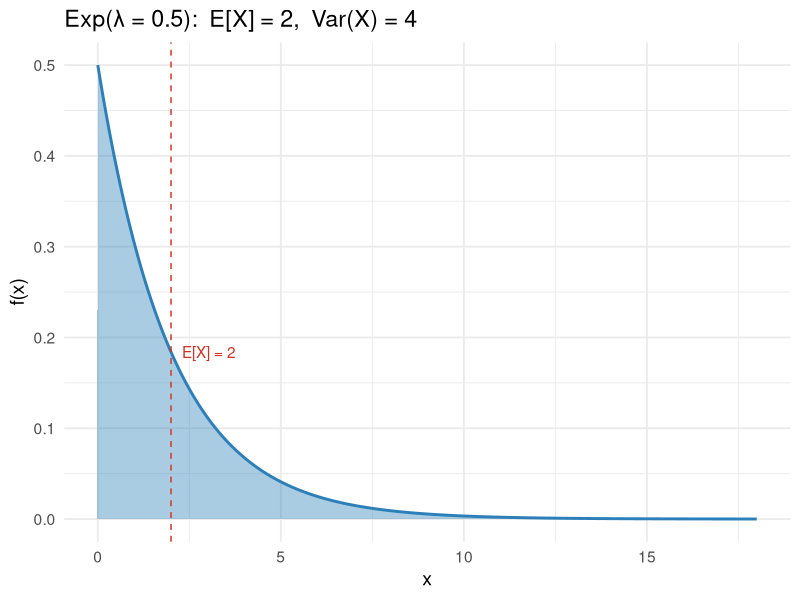
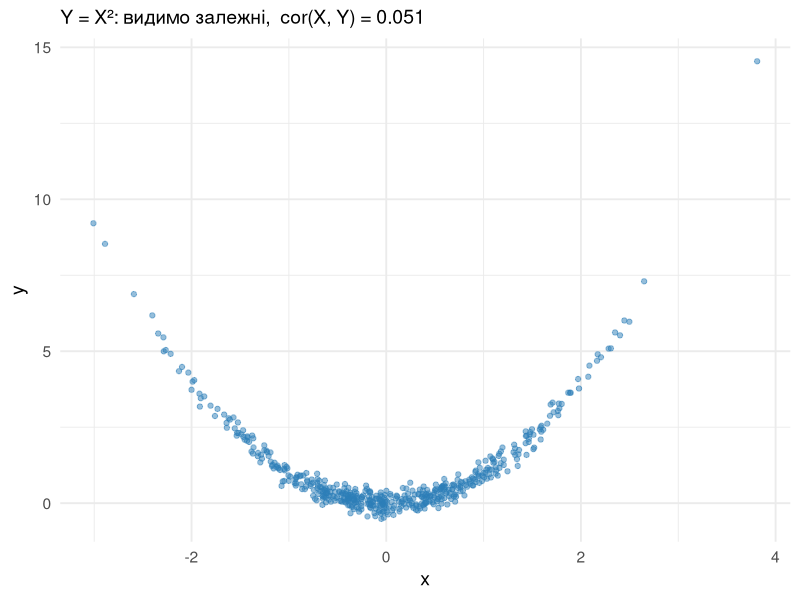
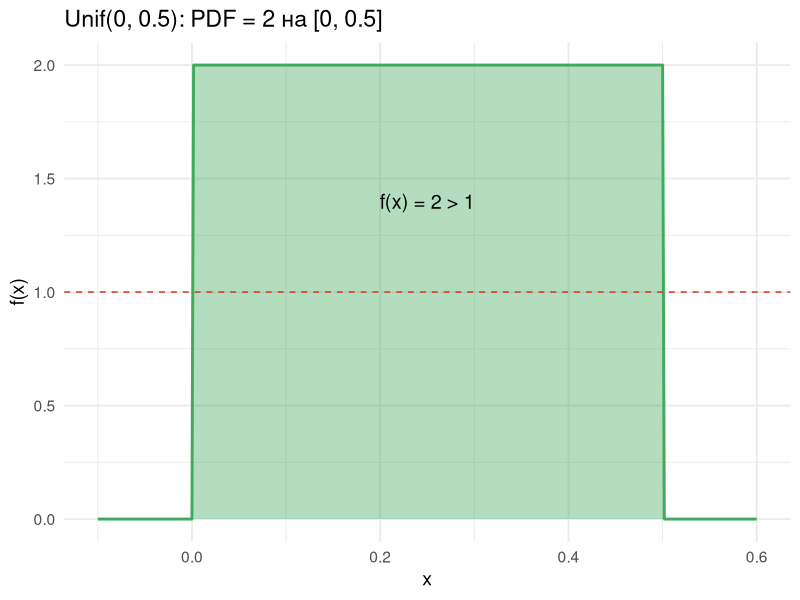
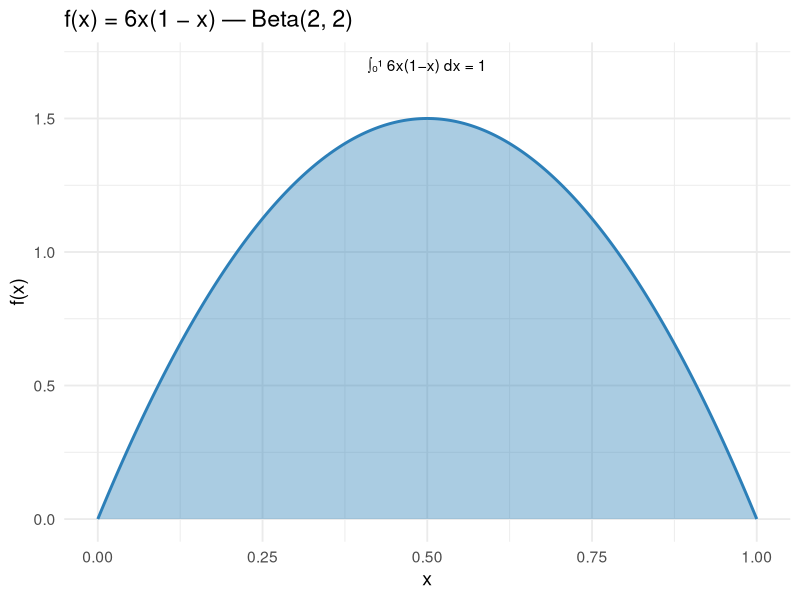
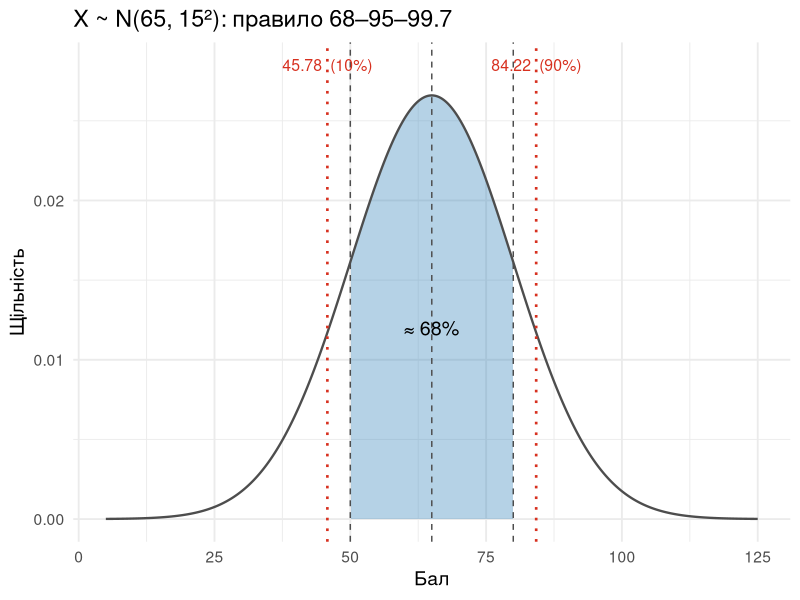
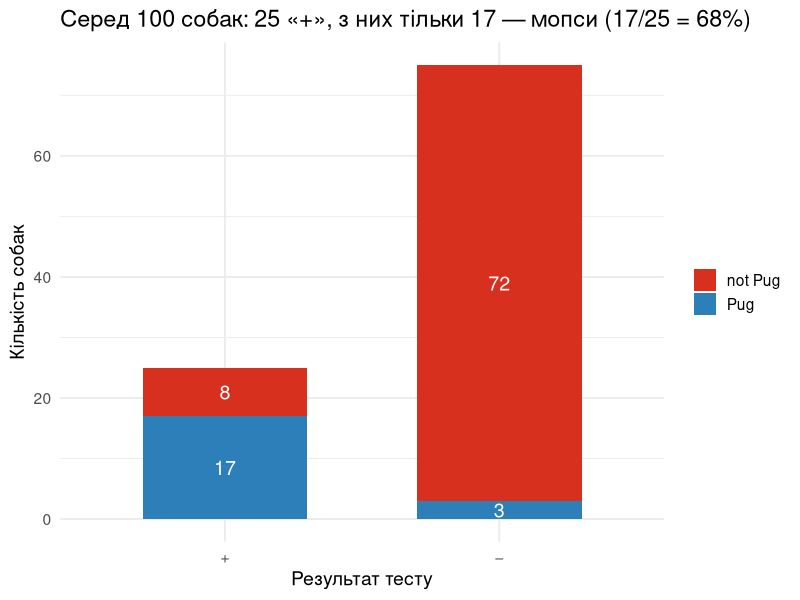
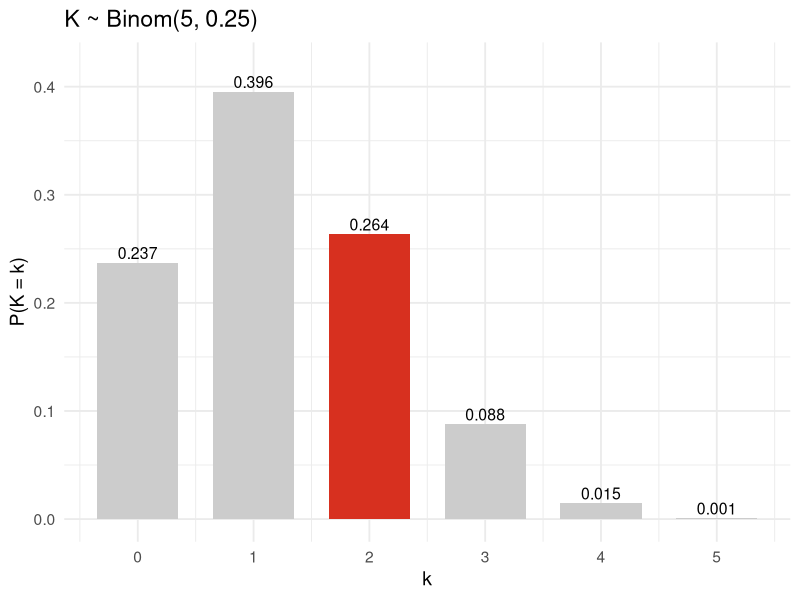
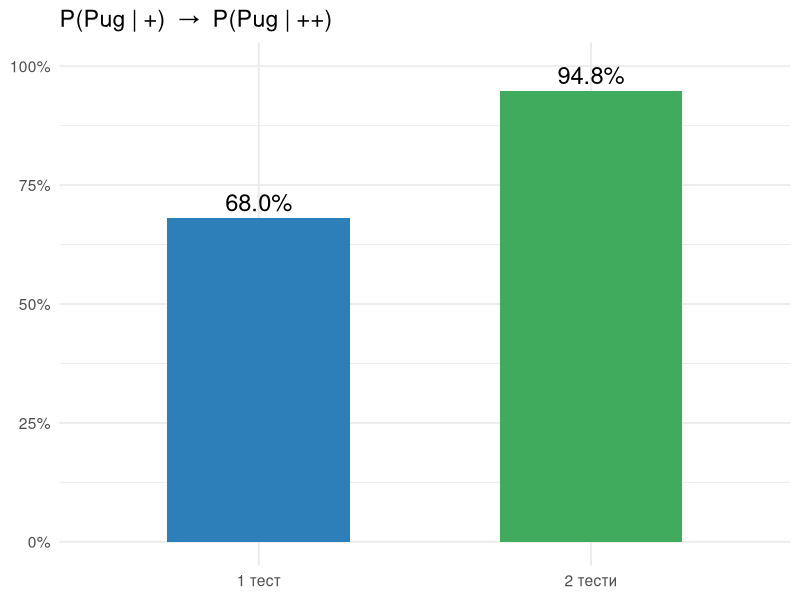

Source code (R) for these figures, in order:
## ---- chunk 1
#| label: setup
#| include: false
library(tidyverse)
library(scales)

theme_set(theme_minimal(base_size = 14))

blue   <- "#2C7FB8"
red    <- "#D7301F"
green  <- "#41AB5D"
grey_d <- "grey30"
grey_l <- "grey80"
## ---- chunk 2
#| fig-width: 8
#| fig-height: 3.6
lambda <- 0.5
tibble(x = seq(0, 18, length.out = 400),
       density = dexp(x, rate = lambda)) |>
  ggplot(aes(x, density)) +
  geom_area(fill = blue, alpha = 0.4) +
  geom_line(color = blue, linewidth = 1) +
  geom_vline(xintercept = 1/lambda, color = red, linetype = "dashed") +
  annotate("text", x = 1/lambda + 0.3, y = dexp(1/lambda, lambda),
           label = "E[X] = 2", hjust = 0, color = red) +
  labs(title = "Exp(λ = 0.5):  E[X] = 2,  Var(X) = 4",
       x = "x", y = "f(x)")
## ---- chunk 3
#| fig-width: 8
#| fig-height: 3.5
set.seed(1)
df <- tibble(x = rnorm(500)) |> mutate(y = x^2 + rnorm(500, 0, 0.2))
rho <- cor(df$x, df$y)

df |>
  ggplot(aes(x, y)) +
  geom_point(alpha = 0.5, color = blue) +
  labs(title = paste0("Y = X²: видимо залежні,  cor(X, Y) = ",
                      round(rho, 3))) +
  theme(plot.title = element_text(size = 14))
## ---- chunk 4
#| fig-width: 8
#| fig-height: 3.5
tibble(x = seq(-0.1, 0.6, length.out = 400),
       density = dunif(x, 0, 0.5)) |>
  ggplot(aes(x, density)) +
  geom_area(fill = green, alpha = 0.4) +
  geom_line(color = green, linewidth = 1) +
  geom_hline(yintercept = 1, color = red, linetype = "dashed") +
  annotate("text", x = 0.25, y = 1.4, label = "f(x) = 2 > 1", size = 5) +
  labs(title = "Unif(0, 0.5): PDF = 2 на [0, 0.5]",
       x = "x", y = "f(x)")
## ---- chunk 5
#| fig-width: 8
#| fig-height: 3.5
f <- function(x) 6 * x * (1 - x)
integrate(f, 0, 1)

tibble(x = seq(0, 1, length.out = 400), y = f(x)) |>
  ggplot(aes(x, y)) +
  geom_area(fill = blue, alpha = 0.4) +
  geom_line(color = blue, linewidth = 1) +
  annotate("text", x = 0.5, y = 1.7, label = "∫₀¹ 6x(1−x) dx = 1") +
  labs(title = "f(x) = 6x(1 − x) — Beta(2, 2)", x = "x", y = "f(x)")
## ---- chunk 6
integrate(function(x) 3 * exp(-3 * x), 0, Inf)
## ---- chunk 7
mu <- 65; sigma <- 15
pnorm(80, mu, sigma)                         # 0.8413
pnorm(50, mu, sigma)                         # 0.1587
qnorm(0.90, mu, sigma)                       # 84.22
qnorm(0.10, mu, sigma)                       # 45.78
## ---- chunk 8
#| fig-width: 10
#| fig-height: 4.5
#| echo: false
xs <- seq(mu - 4*sigma, mu + 4*sigma, length.out = 600)
band <- tibble(x = xs, y = dnorm(xs, mu, sigma)) |>
  mutate(region = if_else(x >= mu - sigma & x <= mu + sigma, "in", "out"))
ggplot(band, aes(x, y)) +
  geom_area(data = filter(band, region == "in"), fill = blue, alpha = 0.35) +
  geom_line(color = grey_d, linewidth = 0.8) +
  geom_vline(xintercept = c(mu - sigma, mu, mu + sigma),
             linetype = "dashed", color = grey_d) +
  geom_vline(xintercept = c(45.78, 84.22),
             linetype = "dotted", color = red, linewidth = 0.9) +
  annotate("text", x = mu, y = 0.012, label = "≈ 68%", size = 5) +
  annotate("text", x = c(45.78, 84.22), y = 0.0285,
           label = c("45.78  (10%)", "84.22  (90%)"),
           color = red, size = 4) +
  labs(title = "X ~ N(65, 15²): правило 68–95–99.7",
       x = "Бал", y = "Щільність")
## ---- chunk 9
prior_pug <- 0.20; prior_npug <- 0.80
sens <- 0.85;     fpr <- 0.10;     spec <- 0.90
## ---- chunk 10
p_pos <- sens * prior_pug + fpr * prior_npug
p_pos
## ---- chunk 11
sens * prior_pug / p_pos
## ---- chunk 12
#| echo: false
#| fig-width: 9
#| fig-height: 4
bayes_grid <- expand_grid(pug = c("Pug", "not Pug"),
                          result = c("+", "−")) |>
  mutate(prior = if_else(pug == "Pug", prior_pug, prior_npug),
         cond  = case_when(
           pug == "Pug"     & result == "+" ~ sens,
           pug == "Pug"     & result == "−" ~ 1 - sens,
           pug == "not Pug" & result == "+" ~ fpr,
           pug == "not Pug" & result == "−" ~ 1 - fpr),
         joint = prior * cond * 100)

bayes_grid |>
  ggplot(aes(result, joint, fill = pug)) +
  geom_col(width = 0.6) +
  geom_text(aes(label = round(joint, 0)),
            position = position_stack(vjust = 0.5), color = "white", size = 5) +
  scale_fill_manual(values = c("Pug" = blue, "not Pug" = red)) +
  labs(title = "Серед 100 собак: 25 «+», з них тільки 17 — мопси (17/25 = 68%)",
       x = "Результат тесту", y = "Кількість собак", fill = NULL)
## ---- chunk 13
spec * prior_npug / (1 - p_pos)
## ---- chunk 14
dbinom(2, size = 5, prob = 0.25)
## ---- chunk 15
#| echo: false
#| fig-width: 9
#| fig-height: 3.8
tibble(k = 0:5, p = dbinom(0:5, 5, 0.25), hl = k == 2) |>
  ggplot(aes(k, p, fill = hl)) +
  geom_col(width = 0.7) +
  geom_text(aes(label = scales::number(p, 0.001)), vjust = -0.3, size = 4) +
  scale_fill_manual(values = c("TRUE" = red, "FALSE" = grey_l), guide = "none") +
  scale_x_continuous(breaks = 0:5) +
  labs(title = "K ~ Binom(5, 0.25)", x = "k", y = "P(K = k)") +
  coord_cartesian(ylim = c(0, 0.42))
## ---- chunk 16
#| echo: false
#| fig-width: 8
#| fig-height: 3.8
sens2 <- sens^2; fpr2 <- fpr^2
p_both <- sens2 * prior_pug + fpr2 * prior_npug
p_pug_given_both <- sens2 * prior_pug / p_both

tibble(Stage = factor(c("1 тест", "2 тести"), levels = c("1 тест", "2 тести")),
       posterior = c(0.68, p_pug_given_both)) |>
  ggplot(aes(Stage, posterior, fill = Stage)) +
  geom_col(width = 0.55) +
  geom_text(aes(label = percent(posterior, 0.1)), vjust = -0.4, size = 6) +
  scale_y_continuous(labels = percent_format(), limits = c(0, 1)) +
  scale_fill_manual(values = c(blue, green), guide = "none") +
  labs(title = "P(Pug | +)  →  P(Pug | ++)", x = NULL, y = NULL)
## ---- chunk 17
1 - pnorm(0, mean = -100, sd = 270)
## ---- chunk 18
#| echo: false
#| fig-width: 9
#| fig-height: 3.8
set.seed(2026)
sim <- replicate(20000, sum(sample(c(80, -10), 100,
                                    replace = TRUE, prob = c(0.1, 0.9))))
tibble(s = sim) |>
  ggplot(aes(s)) +
  geom_histogram(aes(y = after_stat(density)), bins = 50,
                 fill = blue, alpha = 0.5, color = "white") +
  stat_function(fun = dnorm, args = list(mean = -100, sd = 270),
                color = red, linewidth = 1) +
  geom_vline(xintercept = 0, color = green, linetype = "dashed", linewidth = 1) +
  annotate("text", x = 100, y = 0.0012,
           label = paste0("симул. P(S>0) ≈ ", percent(mean(sim > 0), 0.1)),
           color = green, hjust = 0, size = 5) +
  labs(title = "S₁₀₀: симуляція проти N(−100, 270²)",
       x = "Сумарний виграш, UAH", y = "Щільність")
## ---- chunk 19
#| echo: false
#| fig-width: 9
#| fig-height: 3.8
set.seed(7)
draws <- sample(c(80, -10), 5000, replace = TRUE, prob = c(0.1, 0.9))
tibble(n = seq_along(draws),
       cum_mean = cumsum(draws) / seq_along(draws)) |>
  ggplot(aes(n, cum_mean)) +
  geom_line(color = blue) +
  geom_hline(yintercept = -1, color = red, linetype = "dashed", linewidth = 1) +
  annotate("text", x = 4500, y = -0.3, label = "E[X] = −1", color = red, size = 5) +
  labs(title = "Закон великих чисел у дії",
       x = "n", y = expression(bar(X)[n]))
## ---- chunk 20
n_min <- ceiling((27 * 0.674)^2)
n_min
prob_profit <- function(n) 1 - pnorm(0, mean = -n, sd = 27 * sqrt(n))
c(`n = 331` = prob_profit(331), `n = 332` = prob_profit(332))
## ---- chunk 21
#| echo: false
#| fig-width: 9
#| fig-height: 3.8
tibble(n = c(10, 50, 100, 200, 332, 500, 1000)) |>
  mutate(p = prob_profit(n)) |>
  ggplot(aes(n, p)) +
  geom_line(color = blue, linewidth = 1) +
  geom_point(color = blue, size = 3) +
  geom_hline(yintercept = 0.25, color = red, linetype = "dashed") +
  geom_vline(xintercept = 332, color = green, linetype = "dotted", linewidth = 1) +
  annotate("text", x = 360, y = 0.30,
           label = "n = 332 → 25%", color = green, hjust = 0, size = 5) +
  scale_y_continuous(labels = percent_format(), limits = c(0, 0.5)) +
  labs(title = "P(Sₙ > 0) як функція n",
       x = "Кількість квитків n", y = NULL)
